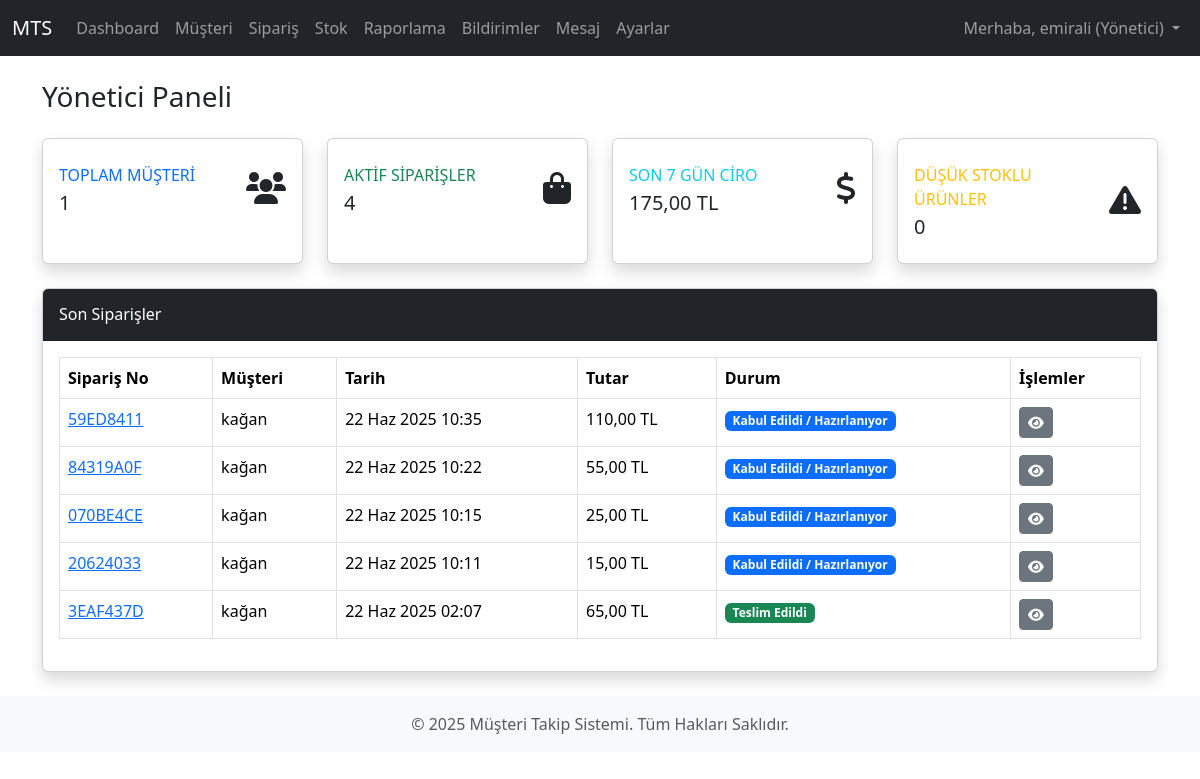
The page /dashboard/ (signed in) on the database its author committed.
### core/models.py (models this page shows, shortened)
class User(AbstractUser):
    USER_TYPE_CHOICES = (
        ("admin", "Yönetici"),
        ("personnel", "Personel"),
        ("customer", "Müşteri"),
    )
    user_type = models.CharField(
        max_length=20,
        choices=USER_TYPE_CHOICES,
        default="customer",
        verbose_name="Kullanıcı Tipi"
    )
    phone_number = models.CharField(
        max_length=15,
        blank=True,
        null=True,
        verbose_name="Telefon Numarası"
    )
    company_name = models.CharField(
        max_length=100,
        blank=True,
        null=True,
        verbose_name="Firma Adı"
    )
    address = models.TextField(
        blank=True,
        null=True,
        verbose_name="Adres"
    )
    customer_segment = models.CharField(
        max_length=20,
        choices=[('individual', 'Bireysel'), ('corporate', 'Kurumsal')],
        blank=True,
        null=True,
        verbose_name="Müşteri Segmenti"
    )
    date_of_birth = models.DateField(
        blank=True,
        null=True,
        verbose_name="Doğum Tarihi"
    )
    notes = models.TextField(
        blank=True,
        null=True,
        verbose_name="Notlar"
    )
    tax_id_number = models.CharField(
        max_length=20,
        blank=True,
        null=True,
        verbose_name="Vergi/Kimlik Numarası"
    )
    payment_preference = models.CharField(
        max_length=50,
        blank=True,
        null=True,
        verbose_name="Ödeme Tercihi"
    )
    debt_status = models.DecimalField(
        max_digits=10,
        decimal_places=2,
        default=0.00,
        verbose_name="Borç Durumu"
    )
    def is_admin(self):
        return self.user_type == "admin"
    def is_personnel(self):
        return self.user_type == "personnel"
    def is_customer(self):
        return self.user_type == "customer"
    def get_user_type_display(self):
        return dict(self.USER_TYPE_CHOICES).get(self.user_type)

### orders/models.py (models this page shows, shortened)
class Order(models.Model):
    ORDER_STATUS_CHOICES = (
        ('new', 'Yeni Sipariş'),
        ('accepted', 'Kabul Edildi / Hazırlanıyor'),
        ('shipped', 'Kargoya Verildi'),
        ('delivered', 'Teslim Edildi'),
        ('cancelled', 'İptal Edildi'),
        ('returned', 'İade Edildi'),
        ('passive', 'Pasif'), # Sipariş silinmesin pasife alınsın diye ekledik
    )
    PAYMENT_STATUS_CHOICES = (
        ('pending', 'Ödeme Bekleniyor'),
        ('paid', 'Ödendi'),
        ('refunded', 'İade Edildi'),
    )
    PAYMENT_METHOD_CHOICES = (
        ('credit_card', 'Kredi Kartı'),
        ('bank_transfer', 'Havale/EFT'),
        ('cash_on_delivery', 'Kapıda Ödeme'),
        ('installment', 'Vadeli Ödeme'),
    )
    order_id = models.CharField(max_length=50, unique=True, blank=True, verbose_name="Sipariş Numarası/ID")
    customer = models.ForeignKey(User, on_delete=models.SET_NULL, null=True, blank=True, related_name='customer_orders', verbose_name="Müşteri")
    order_date = models.DateTimeField(auto_now_add=True, verbose_name="Sipariş Tarihi ve Saati")
    order_status = models.CharField(max_length=20, choices=ORDER_STATUS_CHOICES, default='new', verbose_name="Sipariş Durumu")
    total_amount = models.DecimalField(max_digits=10, decimal_places=2, default=0.00, verbose_name="Toplam Ödeme Tutarı")
    is_completed = models.BooleanField(default=False, verbose_name="Sipariş Tamamlandı mı?")
    payment_status = models.CharField(max_length=20, choices=PAYMENT_STATUS_CHOICES, default='pending', verbose_name="Ödeme Durumu")
    payment_method = models.CharField(max_length=20, choices=PAYMENT_METHOD_CHOICES, blank=True, null=True, verbose_name="Ödeme Yöntemi")
    delivery_address = models.TextField(verbose_name="Teslimat Adresi")
    shipping_company = models.CharField(max_length=100, blank=True, null=True, verbose_name="Kargo Firması")
    tracking_number = models.CharField(max_length=100, blank=True, null=True, verbose_name="Takip Numarası")
    estimated_delivery_date = models.DateField(blank=True, null=True, verbose_name="Tahmini Teslimat Tarihi")
    discount_code = models.CharField(max_length=50, blank=True, null=True, verbose_name="İndirim/Promosyon Kodu")
    discount_amount = models.DecimalField(max_digits=10, decimal_places=2, default=0.00, verbose_name="İndirim Tutarı")
    notes = models.TextField(blank=True, null=True, verbose_name="Notlar")
    created_at = models.DateTimeField(auto_now_add=True)
    updated_at = models.DateTimeField(auto_now=True)
    class Meta:
        verbose_name = "Sipariş"
        verbose_name_plural = "Siparişler"
        ordering = ['-order_date']

### dashboard/views.py (the view)
# urls.py: path('', views.AdminDashboardView.as_view(), name='admin_dashboard'),
class AdminDashboardView(AdminRequiredMixin, TemplateView):
    template_name = 'dashboard/admin_dashboard.html'
    def get_context_data(self, **kwargs):
        context = super().get_context_data(**kwargs)
        context['total_customers'] = User.objects.filter(user_type='customer').count()
        context['active_orders_count'] = Order.objects.filter(
            order_status__in=['new', 'accepted', 'shipped']
        ).count()
        seven_days_ago = timezone.now() - timedelta(days=7)
        context['last_7_days_revenue'] = Order.objects.filter(
            order_date__gte=seven_days_ago,
            order_status='delivered'
        ).aggregate(total_revenue=Sum('total_amount'))['total_revenue'] or 0.00
        context['low_stock_products_count'] = Product.objects.filter(
            is_active=True,
            current_stock__lte=db_models.F('minimum_stock') # <<<<< BURADA KULLANDIK
        ).count()
        context['latest_orders'] = Order.objects.all().order_by('-order_date')[:5]
        context['page_title'] = 'Yönetici Paneli'
        return context

### core/views.py (called while the page is built)
    def test_func(self):
        return self.request.user.is_authenticated and self.request.user.is_admin()

### templates/dashboard/admin_dashboard.html (shortened to what this page needs)
{% extends 'base.html' %}
{% load static %}
{% block content %}
<h1 class="h3 mb-4">{{ page_title }}</h1>
<div class="row">
    <div class="col-xl-3 col-md-6 mb-4">
        <div class="card border-left-primary shadow h-100 py-2">
            <div class="card-body">
                <div class="row no-gutters align-items-center">
                    <div class="col me-2">
                        <div class="text-xs font-weight-bold text-primary text-uppercase mb-1">
                            Toplam Müşteri
                        </div>
                        <div class="h5 mb-0 font-weight-bold text-gray-800">{{ total_customers }}</div>
                    </div>
                    <div class="col-auto">
                        <i class="fas fa-users fa-2x text-gray-300"></i>
                    </div>
                </div>
            </div>
        </div>
    </div>
    <div class="col-xl-3 col-md-6 mb-4">
        <div class="card border-left-success shadow h-100 py-2">
            <div class="card-body">
                <div class="row no-gutters align-items-center">
                    <div class="col me-2">
                        <div class="text-xs font-weight-bold text-success text-uppercase mb-1">
                            Aktif Siparişler
                        </div>
                        <div class="h5 mb-0 font-weight-bold text-gray-800">{{ active_orders_count }}</div>
                    </div>
                    <div class="col-auto">
                        <i class="fas fa-shopping-bag fa-2x text-gray-300"></i>
                    </div>
                </div>
            </div>
        </div>
    </div>
    <div class="col-xl-3 col-md-6 mb-4">
        <div class="card border-left-info shadow h-100 py-2">
            <div class="card-body">
                <div class="row no-gutters align-items-center">
                    <div class="col me-2">
                        <div class="text-xs font-weight-bold text-info text-uppercase mb-1">
                            Son 7 Gün Ciro
                        </div>
                        <div class="h5 mb-0 font-weight-bold text-gray-800">{{ last_7_days_revenue|floatformat:2 }} TL</div>
                    </div>
                    <div class="col-auto">
                        <i class="fas fa-dollar-sign fa-2x text-gray-300"></i>
                    </div>
                </div>
            </div>
        </div>
    </div>
    <div class="col-xl-3 col-md-6 mb-4">
        <div class="card border-left-warning shadow h-100 py-2">
            <div class="card-body">
                <div class="row no-gutters align-items-center">
                    <div class="col me-2">
                        <div class="text-xs font-weight-bold text-warning text-uppercase mb-1">
                            Düşük Stoklu Ürünler
                        </div>
                        <div class="h5 mb-0 font-weight-bold text-gray-800">{{ low_stock_products_count }}</div>
                    </div>
                    <div class="col-auto">
                        <i class="fas fa-exclamation-triangle fa-2x text-gray-300"></i>
                    </div>
                </div>
            </div>
        </div>
    </div>
</div>
<div class="card shadow mb-4">
    <div class="card-header py-3 bg-dark text-white">
        <h6 class="m-0 font-weight-bold">Son Siparişler</h6>
    </div>
    <div class="card-body">
        {% if latest_orders %}
        <div class="table-responsive">
            <table class="table table-bordered" id="dataTable" width="100%" cellspacing="0">
                <thead>
                    <tr>
                        <th>Sipariş No</th>
                        <th>Müşteri</th>
                        <th>Tarih</th>
                        <th>Tutar</th>
                        <th>Durum</th>
                        <th>İşlemler</th>
                    </tr>
                </thead>
                <tbody>
                    {% for order in latest_orders %}
                    <tr>
                        <td><a href="{% url 'orders:order_detail' pk=order.pk %}">{{ order.order_id }}</a></td>
                        <td>{{ order.customer.get_full_name|default:order.customer.username|default:"Misafir" }}</td>
                        <td>{{ order.order_date|date:"d M Y H:i" }}</td>
                        <td>{{ order.total_amount|floatformat:2 }} TL</td>
                        <td>
                            {% if order.order_status == 'new' %}
                                <span class="badge bg-info">{{ order.get_order_status_display }}</span>
                            {% elif order.order_status == 'accepted' %}
                                <span class="badge bg-primary">{{ order.get_order_status_display }}</span>
                            {% elif order.order_status == 'shipped' %}
                                <span class="badge bg-warning">{{ order.get_order_status_display }}</span>
                            {% elif order.order_status == 'delivered' %}
                                <span class="badge bg-success">{{ order.get_order_status_display }}</span>
                            {% elif order.order_status == 'cancelled' or order.order_status == 'returned' %}
                                <span class="badge bg-danger">{{ order.get_order_status_display }}</span>
                            {% else %}
                                <span class="badge bg-secondary">{{ order.get_order_status_display }}</span>
                            {% endif %}
                        </td>
                        <td>
                            <a href="{% url 'orders:order_detail' pk=order.pk %}" class="btn btn-sm btn-secondary" title="Detay"><i class="fas fa-eye"></i></a>
                        </td>
                    </tr>
                    {% endfor %}
                </tbody>
            </table>
        </div>
        {% else %}
        <div class="alert alert-info text-center" role="alert">
            Henüz sipariş bulunmamaktadır.
        </div>
        {% endif %}
    </div>
</div>
{% endblock %}

### templates/base.html (shortened to what this page needs)
{% load static %}
<!DOCTYPE html>
<html lang="tr">
<head>
    <link href="https://cdn.jsdelivr.net/npm/bootstrap@5.3.3/dist/css/bootstrap.min.css" rel="stylesheet">
    <link rel="stylesheet" href="https://cdnjs.cloudflare.com/ajax/libs/font-awesome/6.0.0-beta3/css/all.min.css">
</head>
<body>
    <nav class="navbar navbar-expand-lg navbar-dark bg-dark">
        <div class="container-fluid">
            <a class="navbar-brand" href="{% url 'home' %}">MTS</a>
            <div class="collapse navbar-collapse" id="navbarNav">
                <ul class="navbar-nav me-auto mb-2 mb-lg-0">
                    {% if user.is_authenticated %}
                        {% if user.is_admin %}
                            <li class="nav-item">
                                <a class="nav-link" href="{% url 'dashboard:admin_dashboard' %}">Dashboard</a>
                            </li>
                        {% endif %}
                        {% if user.is_personnel or user.is_admin %}
                            <li class="nav-item">
                                <a class="nav-link" href="{% url 'customers:customer_list' %}">Müşteri</a>
                            </li>
                            <li class="nav-item">
                                <a class="nav-link" href="{% url 'orders:order_list' %}">Sipariş</a>
                            </li>
                            <li class="nav-item">
                                <a class="nav-link" href="{% url 'stock:product_list' %}">Stok</a>
                            </li>
                            <li class="nav-item">
                                <a class="nav-link" href="{% url 'reports:report_list' %}">Raporlama</a>
                            </li>
                        {% endif %}
                        <li class="nav-item">
                            <a class="nav-link" href="{% url 'notifications:user_notifications' %}">Bildirimler</a>
                        </li>
                        <li class="nav-item">
                            <a class="nav-link" href="{% url 'messages_app:message_list' %}">Mesaj</a>
                        </li>
                        <li class="nav-item">
                            <a class="nav-link" href="{% url 'settings_app:theme_settings' %}">Ayarlar</a>
                        </li>
                    {% endif %}
                </ul>
                <ul class="navbar-nav">
                    {% if user.is_authenticated %}
                        <li class="nav-item dropdown">
                            <a class="nav-link dropdown-toggle" href="#" id="navbarDropdown" role="button" data-bs-toggle="dropdown" aria-expanded="false">
                                Merhaba, {{ user.get_full_name|default:user.username }} ({{ user.get_user_type_display }})
                            </a>
                        </li>
                    {% endif %}
                </ul>
            </div>
        </div>
    </nav>
    <main class="container mt-4">
        {% block content %}{% endblock %}
    </main>
    <footer class="footer mt-auto py-3 bg-light">
        <div class="container text-center">
            <span class="text-muted">© 2025 Müşteri Takip Sistemi. Tüm Hakları Saklıdır.</span>
        </div>
    </footer>
</body>
</html>

### rows shown on the page
User: get_full_name "emirali", user_type "Yönetici"
Order: order_id "59ED8411", customer.get_full_name "kağan", order_date "22 Haz 2025 10:35", total_amount "110,00", order_status "Kabul Edildi / Hazırlanıyor"
Order: order_id "84319A0F", customer.get_full_name "kağan", order_date "22 Haz 2025 10:22", total_amount "55,00", order_status "Kabul Edildi / Hazırlanıyor"
Order: order_id "070BE4CE", customer.get_full_name "kağan", order_date "22 Haz 2025 10:15", total_amount "25,00", order_status "Kabul Edildi / Hazırlanıyor"
Order: order_id "20624033", customer.get_full_name "kağan", order_date "22 Haz 2025 10:11", total_amount "15,00", order_status "Kabul Edildi / Hazırlanıyor"
Order: order_id "3EAF437D", customer.get_full_name "kağan", order_date "22 Haz 2025 02:07", total_amount "65,00", order_status "Teslim Edildi"

### other values the page prints
{{ page_title }} "Yönetici Paneli"
{{ total_customers }} "1"
{{ active_orders_count }} "4"
{{ last_7_days_revenue|floatformat:2 }} "175,00"
{{ low_stock_products_count }} "0"
